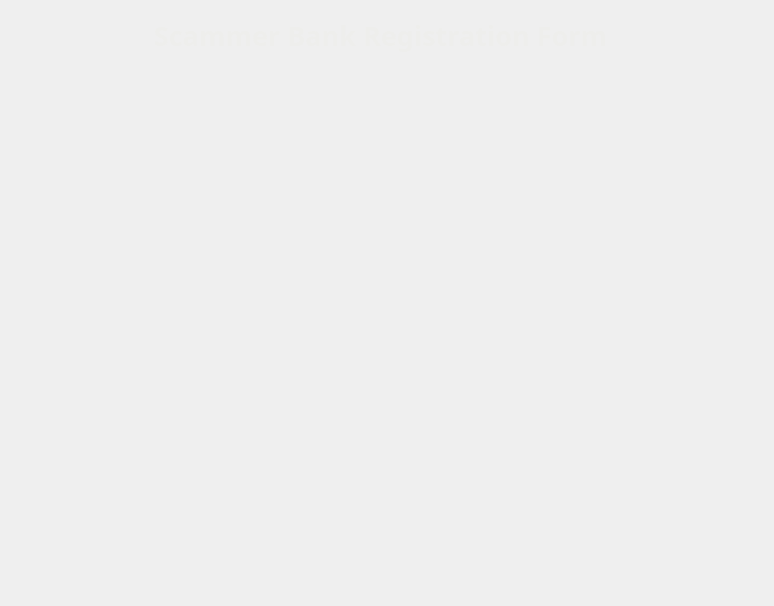
<?xml version="1.0" encoding="UTF-8"?>
<ui version="4.0">
 <class>Sign_up</class>
 <widget class="QWidget" name="Sign_up">
  <property name="geometry">
   <rect>
    <x>0</x>
    <y>0</y>
    <width>774</width>
    <height>606</height>
   </rect>
  </property>
  <property name="windowTitle">
   <string>Form</string>
  </property>
  <widget class="QLabel" name="label">
   <property name="geometry">
    <rect>
     <x>10</x>
     <y>10</y>
     <width>751</width>
     <height>581</height>
    </rect>
   </property>
   <property name="text">
    <string/>
   </property>
   <property name="pixmap">
    <pixmap>images.jpeg</pixmap>
   </property>
   <property name="scaledContents">
    <bool>true</bool>
   </property>
  </widget>
  <widget class="QLabel" name="label_2">
   <property name="geometry">
    <rect>
     <x>140</x>
     <y>0</y>
     <width>481</width>
     <height>71</height>
    </rect>
   </property>
   <property name="font">
    <font>
     <family>Umpush</family>
     <pointsize>20</pointsize>
     <weight>75</weight>
     <bold>true</bold>
    </font>
   </property>
   <property name="text">
    <string>&lt;html&gt;&lt;head/&gt;&lt;body&gt;&lt;p&gt;&lt;span style=&quot; color:#eeeeec;&quot;&gt;Scammer Bank Registration Form&lt;/span&gt;&lt;/p&gt;&lt;/body&gt;&lt;/html&gt;</string>
   </property>
   <property name="alignment">
    <set>Qt::AlignCenter</set>
   </property>
  </widget>
 </widget>
 <resources/>
 <connections/>
</ui>
